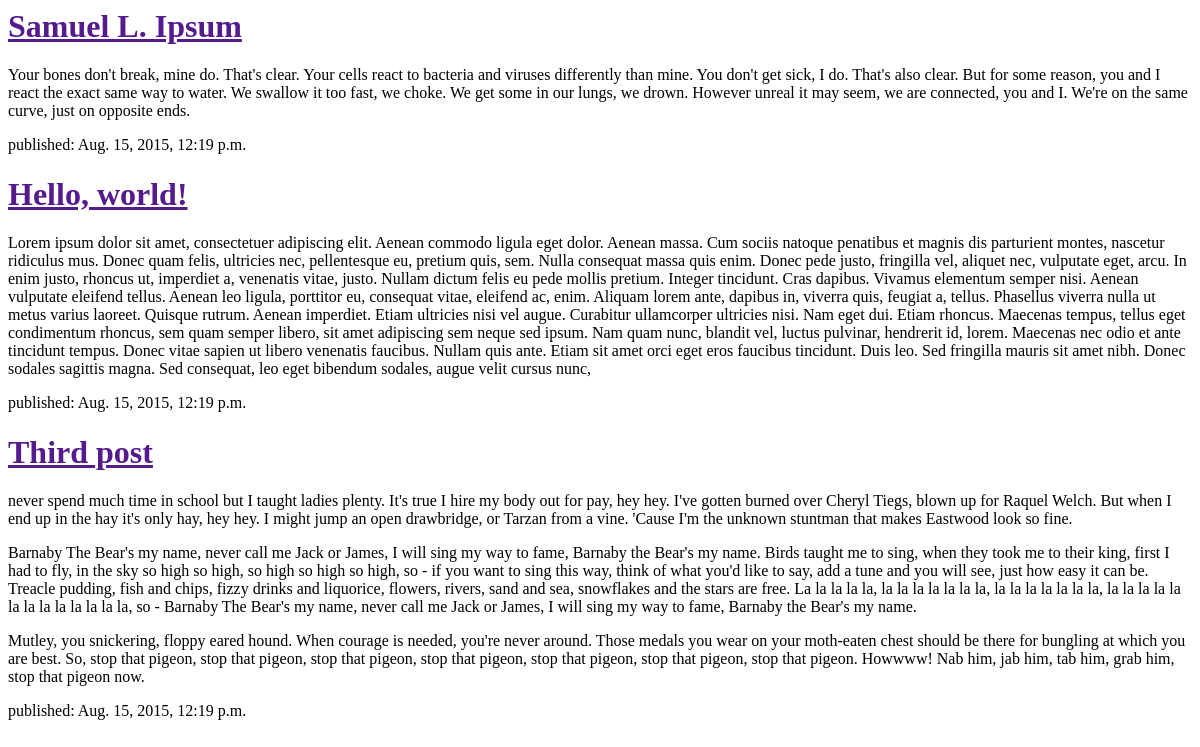
Before: / with the older database file.
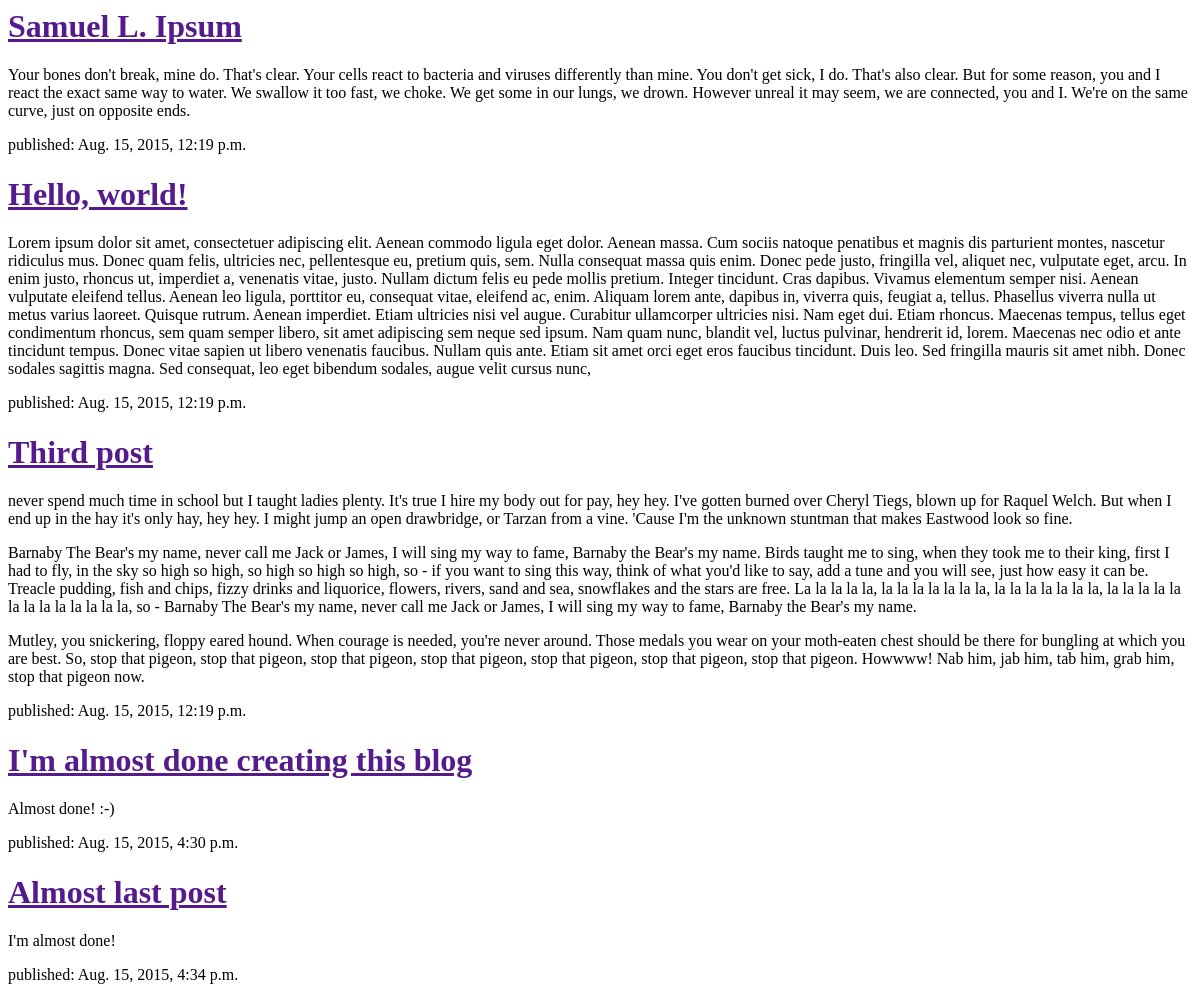
After: the same page with the newer database file.
### blog/models.py (models this page shows, shortened)
class Post(models.Model):
	author = models.ForeignKey('auth.User')
	title = models.CharField(max_length=200)
	text = models.TextField()
	created_date = models.DateTimeField(default=timezone.now)
	published_date = models.DateTimeField(blank=True, null=True)

### blog/views.py (the view)
# urls.py: url(r'^$', views.post_list, name='post_list'),
def post_list(request):
    posts = Post.objects.filter(published_date__lte=timezone.now()).order_by('published_date')
    return render(request, 'blog/post_list.html', {'posts': posts})

### blog/templates/blog/post_list.html (shortened to what this page needs)
<html>
	<head>
	</head>
	<body>
   {% for post in posts %}
    <div>
        <h1><a href="">{{ post.title }}</a></h1>
        <p>{{ post.text|linebreaks }}</p>
        <p>published: {{ post.published_date }}</p>
    </div>
{% endfor %}
    </body>
</html>

Changed rows visible on the page:
added Post: title "I'm almost done creating this blog", text "Almost done! :-)", published_date "Aug. 15, 2015, 4:30 p.m."
added Post: title "Almost last post", text "I'm almost done!", published_date "Aug. 15, 2015, 4:34 p.m."
